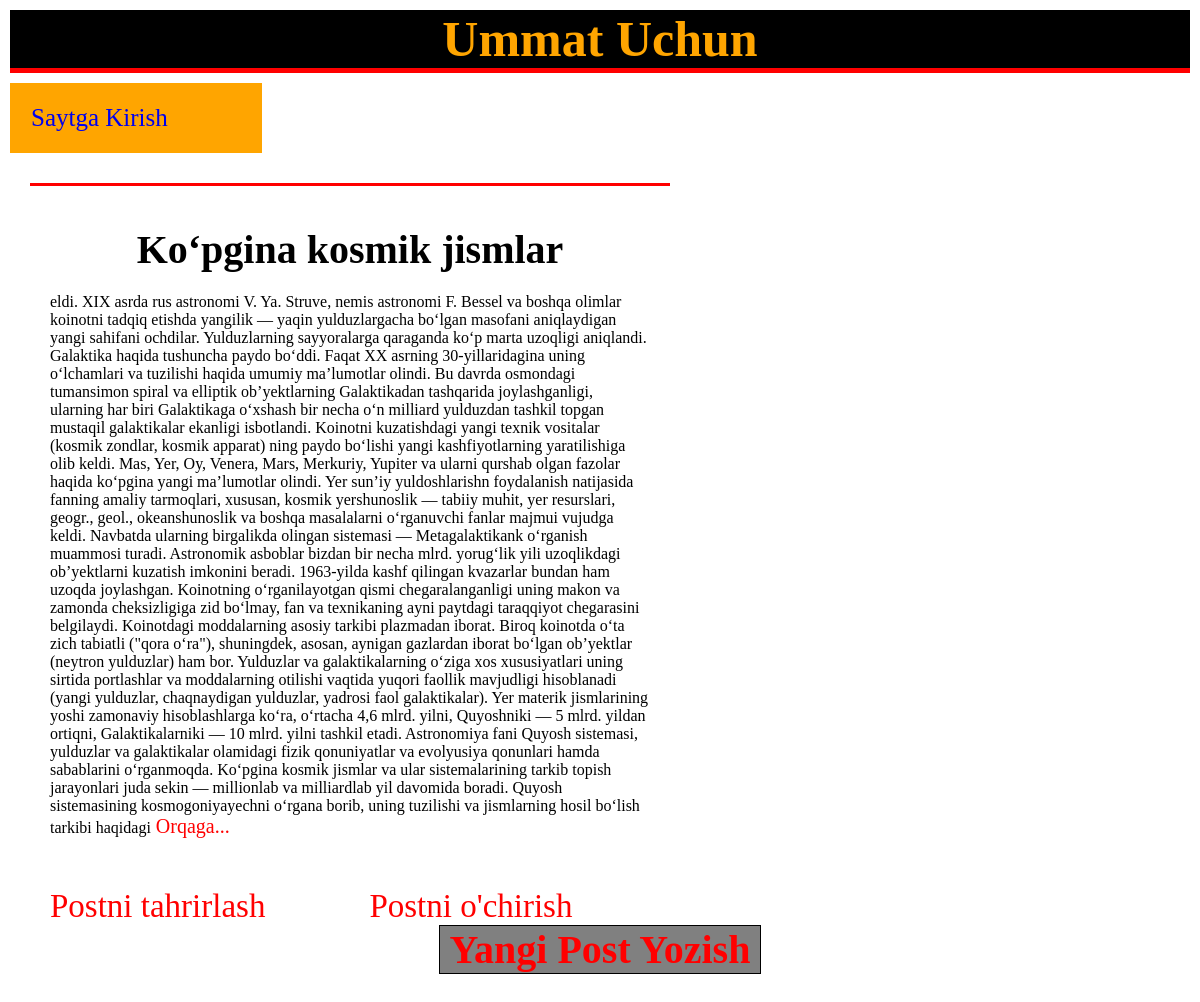
Screenshot of /post/9/ with the database file from the repository.
### my_blog/models.py (models this page shows, shortened)
class Post(models.Model):
    title = models.CharField(max_length=200)
    author = models.ForeignKey(
        'auth.User',
        on_delete=models.CASCADE
    )
    body = models.TextField()

### my_blog/views.py (the view)
# urls.py: path('post/<int:pk>/', BlogDetailView.as_view(), name='post_detail'),
class BlogDetailView(DetailView):
    model = Post
    template_name = 'post_detail.html'

### templates/post_detail.html
{% extends 'base.html' %}
{% block content %}
        <div class="post-entry">
                <h2>{{ post.title }}</h2>
                <p>{{ post.body  }}<a href="{% url 'home' %} "  STYLE="font-size:20px; color:red;">  Orqaga...</a></p>
        </div>
        <a href="{% url 'post_edit' post.pk %}" style="font-size:33px;margin:50px;color:red">Postni tahrirlash</a>
        <a href="{% url 'post_delete' post.pk %}" style="font-size:33px;margin:50px;color:red">Postni o'chirish</a>
{% endblock content %}

### static/base.css (style rules this page uses)
* { margin:0px; padding:0px; }
h2 { text-align:center; margin:20px; font-size:40px; }
a { text-decoration:none; }
.post-entry { border-top:3px solid red; width:600px; margin:30px; padding:20px; }

### rows the page displays
Post: title "Koʻpgina kosmik jismlar", body "eldi. XIX asrda rus astronomi V. Ya. Struve, nemis astronomi F. Bessel va boshqa olimlar koinotni tadqiq etishda yangilik — yaqin yulduzlargacha boʻlgan masofani aniqlaydigan yangi sahifani ochdilar. Yulduzlarning sayyoralarga qaraganda koʻp marta uzoqligi aniqlandi. Galaktika haqida tushuncha paydo boʻddi. Faqat XX asrning 30-yillaridagina uning oʻlchamlari va tuzilishi haqida umumiy maʼlumotlar olindi. Bu davrda osmondagi tumansimon spiral va elliptik obʼyektlarning Galaktikadan tashqarida joylashganligi, ularning har biri Galaktikaga oʻxshash bir necha oʻn milliard yulduzdan tashkil topgan mustaqil galaktikalar ekanligi isbotlandi. Koinotni kuzatishdagi yangi texnik vositalar (kosmik…"
